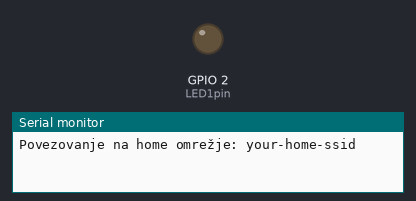
This program was run on a simulated ESP32. Shown: output pins drawn as LEDs (lit = HIGH), the last lines printed to the serial monitor. WiFi joins after 1.5 s; servers stay silent unless stated.

Above: at 0.1 s.
At 2.1 s:
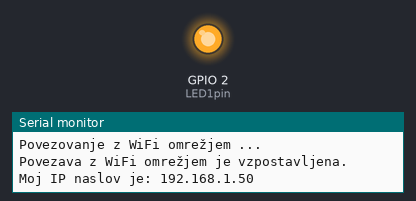
Timing chart, 0 to 3.8 s (numbered marks = the images above):
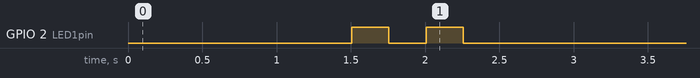

The program:

main.cpp
```cpp
#include <Arduino.h>
#include <WiFi.h>
#include <WebServer.h>

#include <secrets.h>
#include <wifi_log.h>

WebServer server(80);

// EN: persistent state for HTTP-driven I/O. The /1 and /0 handlers update
//     LED1status; loop() reads it every iteration and drives the pin
//     accordingly. `bool` holds the state (Arduino's HIGH/LOW are 1/0 —
//     they map cleanly to true/false).
// SL: trajno stanje za HTTP-krmiljeni I/O. Funkciji /1 in /0 spreminjata
//     LED1status; loop() ga ob vsaki ponovitvi prebere in glede na to
//     krmili pin. `bool` hrani stanje (Arduino HIGH/LOW sta 1/0 — lepo se
//     preslikata v true/false).
uint8_t LED1pin = 2;
bool LED1status = LOW;

const char HTML[] PROGMEM = R"rawliteral(
<!DOCTYPE html>
<html lang="sl">
<head>
    <meta charset="UTF-8">
    <meta name="viewport" content="width=device-width, initial-scale=1.0">
    <title>esp32</title>
</head>
<body>
    <h1>Dodaj /1 za vklop LED diode ali /0 za izklop, t. j. /1 ali /0 na koncu URL-ja.</h1>
</body>
</html>
)rawliteral";

const char HTML1[] PROGMEM = R"rawliteral(
<!DOCTYPE html>
<html lang="sl">
<head>
    <meta charset="UTF-8">
    <meta name="viewport" content="width=device-width, initial-scale=1.0">
    <title>esp32</title>
</head>
<body>
    <h1>Prejet ukaz za vklop LED diode.</h1>
</body>
</html>
)rawliteral";

const char HTML0[] PROGMEM = R"rawliteral(
<!DOCTYPE html>
<html lang="sl">
<head>
    <meta charset="UTF-8">
    <meta name="viewport" content="width=device-width, initial-scale=1.0">
    <title>esp32</title>
</head>
<body>
    <h1>Prejet ukaz za izklop LED diode.</h1>
</body>
</html>
)rawliteral";

void handle_root() { server.send(200, "text/html; charset=UTF-8", HTML); }

// EN: handler with a side effect — flips LED1status to HIGH, then responds.
//     The HTTP handler stays fast (just sets a flag); the actual GPIO
//     write happens in loop().
// SL: funkcija s stranskim učinkom — LED1status nastavi na HIGH, nato vrne
//     odgovor. Funkcija HTTP ostane hitra (le nastavi zastavico); pravi
//     zapis na GPIO se zgodi v loop().
void handle_1() {
  LED1status = HIGH;
  server.send(200, "text/html; charset=UTF-8", HTML1);
}

void handle_0() {
  LED1status = LOW;
  server.send(200, "text/html; charset=UTF-8", HTML0);
}

void setup() {
  Serial.begin(115200);
  printWifiTarget();
  WiFi.begin(WIFI_SSID, WIFI_PASSWORD);

  while (WiFi.status() != WL_CONNECTED) {
    delay(500);
    Serial.println("Povezovanje z WiFi omrežjem ...");
  }

  Serial.println("Povezava z WiFi omrežjem je vzpostavljena.");
  Serial.print("Moj IP naslov je: ");
  Serial.println(WiFi.localIP());

  server.on("/",  handle_root);
  server.on("/1", handle_1);
  server.on("/0", handle_0);

  server.begin();

  pinMode(LED1pin, OUTPUT);
  digitalWrite(LED1pin, HIGH);
  delay(250);
  digitalWrite(LED1pin, LOW);
  delay(250);
  digitalWrite(LED1pin, HIGH);
  delay(250);
  digitalWrite(LED1pin, LOW);
  delay(250);
}

void loop() {
  server.handleClient();

  // EN: drive the LED pin every iteration based on the stored state. The
  //     decoupling from the HTTP handler is the point — the request returns
  //     quickly, and the hardware update happens in the main loop.
  // SL: ob vsaki ponovitvi krmilimo pin LED glede na shranjeno stanje.
  //     Ločenost od funkcije HTTP je bistvo — zahteva se hitro vrne, zapis
  //     na strojno opremo pa se zgodi v glavni zanki.
  if (LED1status == HIGH) {
    digitalWrite(LED1pin, HIGH);
  } else {
    digitalWrite(LED1pin, LOW);
  }
}

// -----------------------------------------------------------------------------
// EN: Notes / further reading
// SL: Opombe / dodatno branje
// -----------------------------------------------------------------------------

// EN: This is the "hello world" of IoT — an actuator controlled over HTTP.
//     With the same wiring approach you could swap the onboard LED for a
//     relay module on the same pin and switch real-world devices (lamp,
//     fan, etc.). Power the ESP32 from a battery and it becomes a
//     standalone networked device — no laptop needed.
// SL: To je "hello world" interneta stvari (IoT) — aktuator, krmiljen prek
//     HTTP-ja. Z enakim principom bi vgrajeno LED diodo lahko zamenjali z
//     relejskim modulom na isti nožici in vklapljali prave naprave (luč,
//     ventilator itd.). Z napajanjem ESP32 iz baterije postane samostojna
//     omrežna naprava — računalnika ne potrebujemo več.

// EN: Setup vs loop. `setup()` runs once on boot; `loop()` runs continuously
//     as fast as the CPU allows. ESP32's CPU clocks up to 240 MHz, so a
//     trivial `loop()` body iterates millions of times per second — far
//     more than needed to keep HTTP handling responsive.
// SL: setup vs loop. `setup()` se izvede enkrat ob zagonu; `loop()` se
//     izvaja neprestano s polno hitrostjo procesorja. CPU na ESP32 deluje
//     do 240 MHz, zato se preprosto telo `loop()` izvede milijonkrat na
//     sekundo — daleč več, kot potrebujemo za odzivno HTTP obdelavo.

// EN: GPIO = General Purpose Input/Output. The pin driving the onboard LED
//     is an ordinary digital output — it can drive anything that accepts a
//     0 / 3.3 V logic signal. HIGH (1) and LOW (0) map directly to the
//     voltage on the pin.
// SL: GPIO = splošno-namenske vhodno-izhodne nožice. Pin, ki krmili
//     vgrajeno LED, je navaden digitalni izhod — krmili lahko karkoli, kar
//     sprejema logični signal 0 / 3.3 V. HIGH (1) in LOW (0) se
//     preslikata neposredno v napetost na nožici.
```
